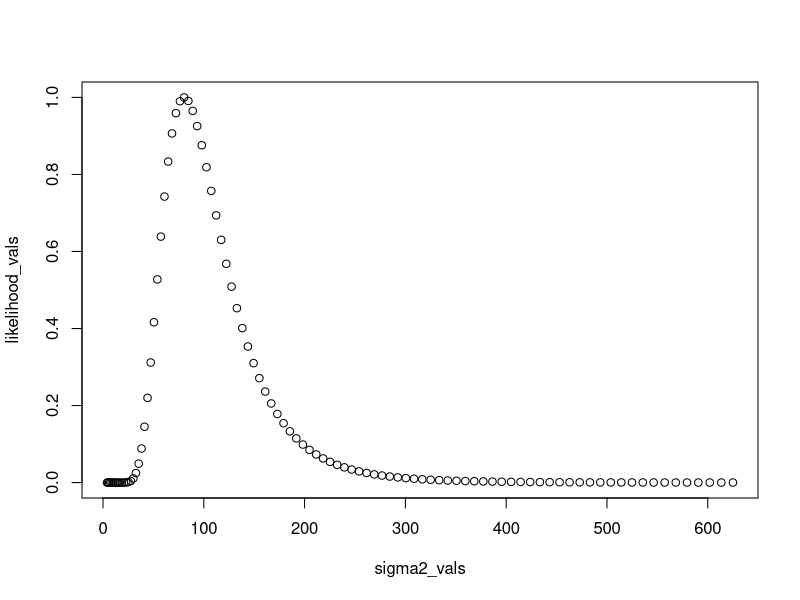

Generate this figure with R: (Note: this script raises an error after producing the figure.)
## ---- chunk 1

library(MASS)

# Dartboard region classifier
get_dartboard_region_vectorized <- function(x, y) {
  segment_numbers <- c(20, 1, 18, 4, 13, 6, 10, 15, 2, 17,
                       3, 19, 7, 16, 8, 11, 14, 9, 12, 5)
  segment_width <- 360 / 20
  
  bull_inner <- 6.35
  bull_outer <- 15.9
  triple_inner <- 99
  triple_outer <- 107
  double_inner <- 162
  double_outer <- 170

  r <- sqrt(x^2 + y^2)
  theta <- (90 - atan2(y, x) * 180 / pi) %% 360
  segment_idx <- floor(theta / segment_width) + 1
  segment <- segment_numbers[segment_idx]

  region <- character(length(x))
  region[r <= bull_inner] <- "Bull"
  region[r > bull_inner & r <= bull_outer] <- "Outer Bull"
  region[r > bull_outer & r <= triple_inner] <- paste0("S", segment[r > bull_outer & r <= triple_inner])
  region[r > triple_inner & r <= triple_outer] <- paste0("T", segment[r > triple_inner & r <= triple_outer])
  region[r > triple_outer & r <= double_inner] <- paste0("S", segment[r > triple_outer & r <= double_inner])
  region[r > double_inner & r <= double_outer] <- paste0("D", segment[r > double_inner & r <= double_outer])
  region[r > double_outer] <- "Miss"

  return(region)
}

# Simulate data from prior G
set.seed(123)
n_players <- 5
throws_per_player <- 10

lognormal_mean <- 5    # set mean of log(sigma^2)
lognormal_sd <- 0.5    # set sd of log(sigma^2)

# Sample sigma_i^2 from LogNormal
sigma2_i <- rlnorm(n_players, meanlog = lognormal_mean, sdlog = lognormal_sd)
sigma_i <- sqrt(sigma2_i)  # Standard deviations

# Simulate dart throws for each player
player_data <- list()

for (i in 1:n_players) {
  samples <- MASS::mvrnorm(throws_per_player, mu = c(0, 0), Sigma = diag(sigma_i[i]^2, 2))
  
  # Debugging: Show (x, y) coordinates
  cat(sprintf("Player %d (sigma = %.2f) coordinates:\n", i, sigma_i[i]))
  print(samples)
  
  regions <- get_dartboard_region_vectorized(samples[,1], samples[,2])
  player_data[[i]] <- list(samples = samples, regions = regions)
  
  # Region counts for player
  cat(sprintf("Player %d region counts:\n", i))
  print(table(regions))
  cat("\n")
}

# Optional: Combine all players' regions
all_regions <- unlist(lapply(player_data, function(p) p$regions))
overall_counts <- table(all_regions)
cat("Overall region counts:\n")
print(overall_counts)

## ---- chunk 2
library(stats4)
#fit our EB

#----convert this into Annuli data----

convert_regions_to_annuli <- function(region_counts) {
  annuli_counts <- rep(0, 6)  # Annuli 1 to 6
  
  for (region in names(region_counts)) {
    count <- region_counts[[region]]
    
    if (region == "Bull") {
      annuli_counts[1] <- annuli_counts[1] + count
    } else if (region == "Outer Bull") {
      annuli_counts[2] <- annuli_counts[2] + count
    } else if (startsWith(region, "T")) {
      annuli_counts[4] <- annuli_counts[4] + count
    } else if (startsWith(region, "D")) {
      annuli_counts[6] <- annuli_counts[6] + count
    } else if (startsWith(region, "S")) {
      # Single regions
      annuli_counts[3] <- annuli_counts[3] + count
    } else if (region == "Miss") {
      # Optionally ignore or lump separately
      next
    }
  }
  
  return(annuli_counts)
}

# Example usage
# Assume overall_counts is your 'table' from the previous step
annuli_counts <- convert_regions_to_annuli(overall_counts)
names(annuli_counts) <- paste0("Annulus_", 1:6)
print(annuli_counts)


#----compute the MLE prior----

# Radii for Bullseye annuli (mm)
bull_radii <- c(0, 6.35, 15.9, 99, 107, 162, 170)

# Exact annulus probability given a sigma^2
dart_annulus_probability <- function(r1, r2, sigma2) {
  pchisq(r2^2 / sigma2, df = 2) - pchisq(r1^2 / sigma2, df = 2)
}

# Log-likelihood function
log_likelihood_bull_ab <- function(a, b, observed_counts, radii = bull_radii, n_theta_samples = 5000) {
  if (a <= 0 || b <= 0) return(-Inf)

  # Sample theta from inverse-chi-squared(a, b)
  theta_samples <- b / rchisq(n_theta_samples, df = a)
  logL_total <- 0

  for (i in seq_along(observed_counts)) {
    n_obs <- observed_counts[i]
    if (n_obs == 0) next

    probs <- dart_annulus_probability(radii[i], radii[i+1], theta_samples)
    avg_prob <- mean(probs)
    avg_prob <- max(avg_prob, 1e-12)  # Numerical stability

    logL_total <- logL_total + n_obs * log(avg_prob)
  }
  
  return(logL_total)
}

# MLE wrapper
mle_bull_ab <- function(observed_counts, radii = bull_radii) {
  neg_log_likelihood <- function(a, b) {
    -log_likelihood_bull_ab(a, b, observed_counts, radii)
  }
  
  mle_result <- mle(neg_log_likelihood, start = list(a = 5, b = 1000), method = "L-BFGS-B", lower = c(0.1, 0.1))
  return(mle_result)
}

# --- Example usage ---

# Suppose your annuli counts are like this (after conversion):
observed_counts_bull <- annuli_counts

# Estimate (a, b)
set.seed(123)
mle_result <- mle_bull_ab(observed_counts_bull)
summary(mle_result)



#----compute the likelihoods----
# Exact annulus probability for given sigma^2
dart_annulus_probability <- function(r1, r2, sigma2) {
  pchisq(r2^2 / sigma2, df = 2) - pchisq(r1^2 / sigma2, df = 2)
}

# Function to compute LOG-likelihood first, then exp
log_likelihood_bull_given_sigma <- function(sigma2, observed_counts, radii = bull_radii) {
  log_likelihood <- 0
  
  for (i in seq_along(observed_counts)) {
    n_obs <- observed_counts[i]
    if (n_obs == 0) next

    prob_annulus <- dart_annulus_probability(radii[i], radii[i+1], sigma2)
    prob_annulus <- max(prob_annulus, 1e-12)  # Numerical stability to avoid log(0)

    log_likelihood <- log_likelihood + n_obs * log(prob_annulus)
  }
  
  return(log_likelihood)
}

# --- Example usage ---

# Suppose your annuli counts
observed_counts_bull <- c(2, 6, 2, 0, 0, 0)  # (n_1, ..., n_6)

sigma_vals <- seq(2, 25, length.out = 100)
sigma2_vals <- sigma_vals^2

log_likelihood_vals <- sapply(sigma2_vals, function(s2) {
  log_likelihood_bull_given_sigma(s2, observed_counts_bull)
}, USE.NAMES = FALSE)

likelihood_vals <- exp(log_likelihood_vals)
likelihood_vals <- likelihood_vals / max(likelihood_vals)  # Optional normalization

plot(sigma2_vals, likelihood_vals)

#----multiply to get the posterior----
mle_a <- coef(mle_result_bull)[["a"]]
mle_b <- coef(mle_result_bull)[["b"]]
prior <- dinvchisq(sigma2_vals, mle_a, mle_b)
unnormalized_posterior <- likelihood_vals * prior
normalized_posterior <- unnormalized_posterior / trapz(sigma2_vals, unnormalized_posterior)
plot(sigma2_vals, normalized_posterior)



#---calculate MAP ------
idx_max <- which.max(normalized_posterior)
sigma2_map <- sigma2_vals[idx_max]
cat("Posterior mode (MAP estimate of sigma^2):", sigma2_map, "\n")

## ---- chunk 3

library(ggplot2)
library(ggforce)

# Parameters
mu <- c(0, 0)
sigma2 <- 3000  # variance, not sigma
sigma <- sqrt(sigma2)

# Dartboard ring radii (mm)
bullseye_inner <- 6.35
bullseye_outer <- 15.9
triple_inner <- 99
triple_outer <- 107
double_inner <- 162
double_outer <- 170

# Define grid
grid_lim <- 200  # display range
res <- 400       # resolution
x_seq <- seq(-grid_lim, grid_lim, length.out = res)
y_seq <- x_seq
grid <- expand.grid(x = x_seq, y = y_seq)

# Compute radial distance and density
grid$r <- sqrt(grid$x^2 + grid$y^2)
grid$density <- (1 / (2 * pi * sigma2)) * exp(-grid$r^2 / (2 * sigma2))

# Dartboard rings (for visual overlay)
rings <- data.frame(
  x0 = 0,
  y0 = 0,
  r = c(bullseye_inner, bullseye_outer, triple_inner, triple_outer, double_inner, double_outer)
)

# Plot symmetric heatmap from closed-form
ggplot(grid, aes(x = x, y = y)) +
  geom_raster(aes(fill = density)) +
  scale_fill_viridis_c(option = "plasma", trans = "sqrt") +
  geom_circle(data = rings, aes(x0 = x0, y0 = y0, r = r),
              color = "white", linetype = "dashed", inherit.aes = FALSE) +
  coord_fixed() +
  labs(title = expression("Heatmap of Bivariate Normal Density (N(0,"~sigma^2~"I))"),
       x = "X-coordinate (mm)", y = "Y-coordinate (mm)", fill = "Density") +
  theme_minimal()




## ---- chunk 4
# Radius of the bullseye in mm
r_bull <- 6.35

# Grid of sigma² values
sigma2_vals <- seq(0.01, 500, length.out = 300)

# Closed-form probability: P(||X||^2 <= r^2)
bull_probs <- pchisq((r_bull^2) / sigma2_vals, df = 2)

# Plot
plot(sigma2_vals, bull_probs, type = "l", lwd = 2,
     xlab = expression(sigma^2), ylab = "Probability of Bullseye",
     main = "P(Landing in Bullseye) vs. " ~ sigma^2)
abline(h = 1, col = "gray", lty = 2)

## ---- chunk 5
# Set seed for reproducibility (optional)
set.seed(123)

# Number of players (or samples)
n_players <- 5

# Sample sigma^2 from LogNormal(meanlog = 1, sdlog = 0.25)
sigma2_true <- rlnorm(n_players, meanlog = 2, sdlog = 0.25)

# Print the sampled values
print(sigma2_true)
